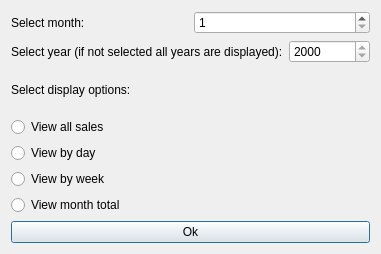
<?xml version="1.0" encoding="UTF-8"?>
<ui version="4.0">
 <class>Dialog</class>
 <widget class="QDialog" name="Dialog">
  <property name="geometry">
   <rect>
    <x>0</x>
    <y>0</y>
    <width>381</width>
    <height>254</height>
   </rect>
  </property>
  <property name="windowTitle">
   <string>Dialog</string>
  </property>
  <layout class="QVBoxLayout" name="verticalLayout">
   <item>
    <layout class="QHBoxLayout" name="horizontalLayout">
     <item>
      <widget class="QLabel" name="label">
       <property name="text">
        <string>Select month:</string>
       </property>
      </widget>
     </item>
     <item>
      <widget class="QSpinBox" name="month_dialog_month_spinBox">
       <property name="minimum">
        <number>1</number>
       </property>
       <property name="maximum">
        <number>12</number>
       </property>
      </widget>
     </item>
    </layout>
   </item>
   <item>
    <layout class="QHBoxLayout" name="horizontalLayout_2">
     <item>
      <widget class="QLabel" name="label_2">
       <property name="text">
        <string>Select year (if not selected all years are displayed):</string>
       </property>
      </widget>
     </item>
     <item>
      <widget class="QSpinBox" name="month_dialog_year_spinBox">
       <property name="minimum">
        <number>2000</number>
       </property>
      </widget>
     </item>
    </layout>
   </item>
   <item>
    <widget class="QLabel" name="label_3">
     <property name="text">
      <string>Select display options:</string>
     </property>
    </widget>
   </item>
   <item>
    <widget class="QRadioButton" name="month_dialog_view_all_radioButton">
     <property name="text">
      <string>View all sales </string>
     </property>
     <attribute name="buttonGroup">
      <string notr="true">month_dialog_display_option_group</string>
     </attribute>
    </widget>
   </item>
   <item>
    <widget class="QRadioButton" name="month_dialog_day_radioButton">
     <property name="text">
      <string>View by day</string>
     </property>
     <attribute name="buttonGroup">
      <string notr="true">month_dialog_display_option_group</string>
     </attribute>
    </widget>
   </item>
   <item>
    <widget class="QRadioButton" name="month_dialog_week_radioButton">
     <property name="text">
      <string>View by week</string>
     </property>
     <attribute name="buttonGroup">
      <string notr="true">month_dialog_display_option_group</string>
     </attribute>
    </widget>
   </item>
   <item>
    <widget class="QRadioButton" name="month_dialog_total_radioButton">
     <property name="text">
      <string>View month total</string>
     </property>
     <attribute name="buttonGroup">
      <string notr="true">month_dialog_display_option_group</string>
     </attribute>
    </widget>
   </item>
   <item>
    <widget class="QPushButton" name="month_dialog_ok_button">
     <property name="text">
      <string>Ok</string>
     </property>
    </widget>
   </item>
  </layout>
 </widget>
 <resources/>
 <connections/>
 <buttongroups>
  <buttongroup name="month_dialog_display_option_group"/>
 </buttongroups>
</ui>
